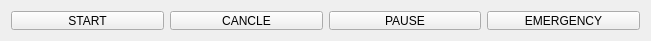
        <widget class="QWidget" name="layoutWidget">
         <property name="geometry">
          <rect>
           <x>20</x>
           <y>560</y>
           <width>651</width>
           <height>41</height>
          </rect>
         </property>
         <layout class="QHBoxLayout" name="horizontalLayout">
          <property name="sizeConstraint">
           <enum>QLayout::SizeConstraint::SetMaximumSize</enum>
          </property>
          <item>
           <widget class="QPushButton" name="BstartSSN">
            <property name="text">
             <string>START</string>
            </property>
            <property name="icon">
             <iconset resource="cncRes.qrc">
              <normaloff>:/Icon/start.png</normaloff>:/Icon/start.png</iconset>
            </property>
           </widget>
          </item>
          <item>
           <widget class="QPushButton" name="BCancleSSN">
            <property name="text">
             <string>CANCLE</string>
            </property>
            <property name="icon">
             <iconset resource="cncRes.qrc">
              <normaloff>:/Icon/cancle.png</normaloff>:/Icon/cancle.png</iconset>
            </property>
           </widget>
          </item>
          <item>
           <widget class="QPushButton" name="BpauseSSN">
            <property name="text">
             <string>PAUSE</string>
            </property>
            <property name="icon">
             <iconset resource="cncRes.qrc">
              <normaloff>:/Icon/pause.png</normaloff>:/Icon/pause.png</iconset>
            </property>
           </widget>
          </item>
          <item>
           <widget class="QPushButton" name="BemergncySSN">
            <property name="text">
             <string>EMERGENCY</string>
            </property>
            <property name="icon">
             <iconset resource="cncRes.qrc">
              <normaloff>:/Icon/Emerg.png</normaloff>:/Icon/Emerg.png</iconset>
            </property>
           </widget>
          </item>
         </layout>
        </widget>
